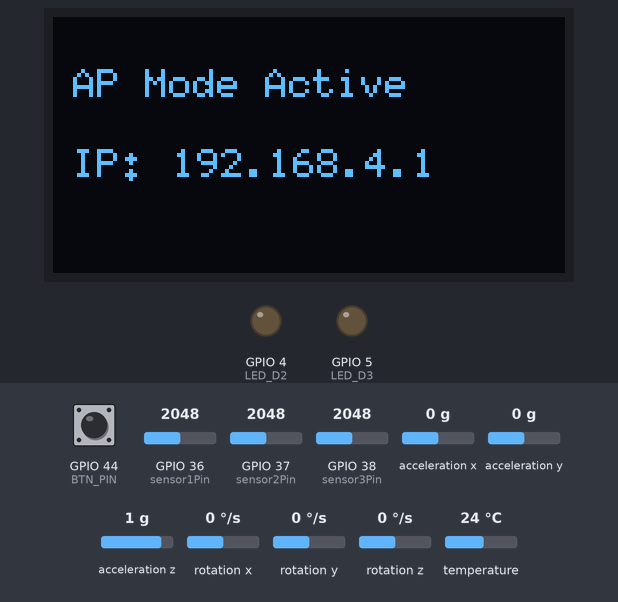
Bench run of a sketch on a simulated ESP32. Shown: 128×64 one-colour display, output pins drawn as LEDs (lit = HIGH). Inputs (shaded band) come from the test bench; at power-on: GPIO 44 (BTN_PIN) HIGH, GPIO 36 (sensor1Pin) = 2048, GPIO 37 (sensor2Pin) = 2048, GPIO 38 (sensor3Pin) = 2048, acceleration x 0 g, acceleration y 0 g, acceleration z 1 g, rotation x 0 °/s, rotation y 0 °/s, rotation z 0 °/s, temperature 24 °C. Storage starts empty; what the sketch prints to the serial monitor is not drawn.

Above: at 1.4 s.
1.5 s: GPIO 44 (BTN_PIN) pulled LOW for 0.15 s
3.1 s: GPIO 44 (BTN_PIN) pulled LOW for 1 s
At 21.3 s:
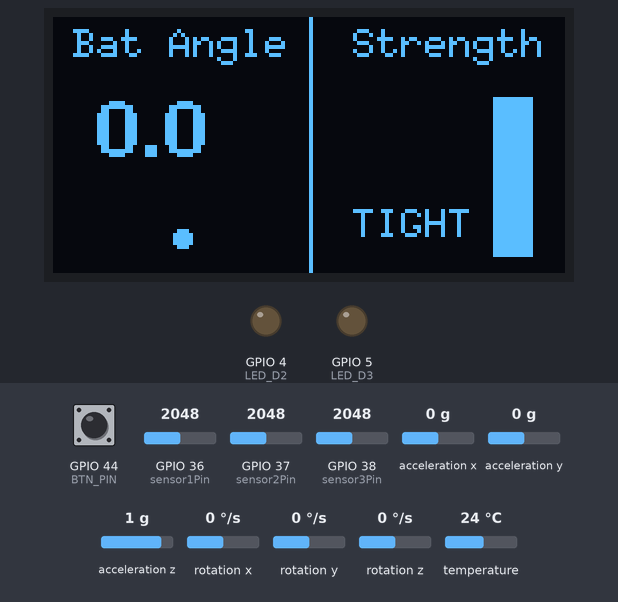
Timing chart, 0 to 21.7 s (numbered marks = the images above; inputs shaded):
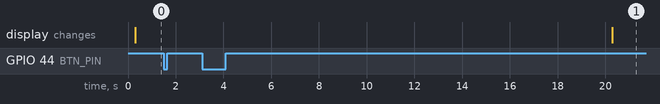

Measured:
- after the input at 1.5 s, every drawn part: stays the same

The sketch:

ESP_Chart_Web_Server.ino
```cpp
#include <WiFi.h>
#include <ESPAsyncWebServer.h>
#include <LittleFS.h>
#include <Wire.h>
#include <Adafruit_MPU6050.h>
#include <Adafruit_Sensor.h>
#include <U8g2lib.h>
#include <math.h>

// ---------------------------
// OLED SETUP (U8G2)
// ---------------------------
U8G2_SSD1306_128X64_NONAME_F_HW_I2C u8g2(U8G2_R0, U8X8_PIN_NONE);

// ---------------------------
// Wi-Fi Access Point (Hotspot)
// ---------------------------
AsyncWebServer server(80);
const char* apSSID = "SmartCricketBat";
const char* apPASS = "12345678";  // You can change this

// ---------------------------
// MPU6050 & Motion Variables
// ---------------------------
Adafruit_MPU6050 mpu;
float angleX = 0;
float alpha = 0.90;
unsigned long prevTime = 0;
unsigned long stableStartTime = 0;
bool isStable = false;
bool ledState = false;

// ---------------------------
// Thresholds
// ---------------------------
#define STABLE_ACCEL_LOW   -1.5
#define STABLE_ACCEL_HIGH   2
#define STABLE_TIME_REQUIRED 1500
#define ANGLE_LOW   -5
#define ANGLE_HIGH   5
const unsigned long blinkInterval = 300;
unsigned long previousBlink = 0;

// ---------------------------
// LED Indicators
// ---------------------------
#define LED_D2 4
#define LED_D3 5

// ---------------------------
// Button (Start/Stop)
// ---------------------------
#define BTN_PIN D7
String currentState = "STOP";
bool lastButtonState = HIGH;
unsigned long lastDebounceTime = 0;
const unsigned long debounceDelay = 50;

// ---------------------------
// Grip Sensors
// ---------------------------
const int numReadings = 10;
int readings1[numReadings];
int readings2[numReadings];
int readings3[numReadings];
int readIndex = 0;
int total1 = 0, total2 = 0, total3 = 0;
int average1 = 0, average2 = 0, average3 = 0;
int overallAverage = 0;

int sensor1Pin = A0;
int sensor2Pin = A1;
int sensor3Pin = A2;

// ---------------------------
// OLED Timer
// ---------------------------
unsigned long startTime = 0;
const unsigned long displayDuration = 20000;

// ---------------------------
// Helper Functions
// ---------------------------
String readGrip() {
  if (overallAverage > 1100) return "TIGHT";
  else if (overallAverage > 800) return "NORMAL";
  else if (overallAverage > 400) return "Loose";
  else return "Null";
}

int getGripLevelValue() {
  int val = map(overallAverage, 400, 1500, 0, 100);
  return constrain(val, 0, 100);
}

String readTotalAccel() {
  sensors_event_t a, g, temp;
  mpu.getEvent(&a, &g, &temp);
  float total = sqrt(pow(a.acceleration.x, 2) +
                     pow(a.acceleration.y, 2) +
                     pow(a.acceleration.z, 2));
  return String(total - 9.78, 3);
}

// ---------------------------
// SETUP
// ---------------------------
void setup() {
  Serial.begin(115200);
  delay(200);
  Serial.println("Initializing System...");

  // OLED Init
  u8g2.begin();
  u8g2.setFlipMode(1);

  // Button Init
  pinMode(BTN_PIN, INPUT_PULLUP);

  // MPU Setup
  if (!mpu.begin()) {
    Serial.println("Failed to find MPU6050. Check wiring!");
    while (1);
  }
  mpu.setAccelerometerRange(MPU6050_RANGE_8_G);
  mpu.setGyroRange(MPU6050_RANGE_500_DEG);
  mpu.setFilterBandwidth(MPU6050_BAND_10_HZ);
  Serial.println("MPU6050 connected!");

  // LEDs
  pinMode(LED_D2, OUTPUT);
  pinMode(LED_D3, OUTPUT);

  // Filesystem
  if (!LittleFS.begin()) {
    Serial.println("LittleFS Mount Failed");
    return;
  }

  // ---------------------------
  // Start Access Point (Hotspot)
  // ---------------------------
  WiFi.mode(WIFI_AP);
  WiFi.softAP(apSSID, apPASS);
  IPAddress IP = WiFi.softAPIP();
  Serial.print("Access Point Started! IP: ");
  Serial.println(IP);
  startTime = millis();

  // Initialize grip readings
  for (int i = 0; i < numReadings; i++) {
    readings1[i] = readings2[i] = readings3[i] = 0;
  }

  // ---------------------------
  // Web Server Routes
  // ---------------------------
  server.on("/", HTTP_GET, [](AsyncWebServerRequest *request) {
    request->send(LittleFS, "/index.html", "text/html");
  });

  server.on("/data", HTTP_GET, [](AsyncWebServerRequest *request) {
    String response = readTotalAccel() + "," + readGrip();
    request->send(200, "text/plain", response);
  });

  server.on("/state", HTTP_GET, [](AsyncWebServerRequest *request) {
    request->send(200, "text/plain", currentState);
  });

  DefaultHeaders::Instance().addHeader("Access-Control-Allow-Origin", "*");
  server.serveStatic("/", LittleFS, "/");
  server.begin();
  Serial.println("Server started!");

  prevTime = millis();
}

// ---------------------------
// LOOP
// ---------------------------
void loop() {
  // --- Button Logic ---
  int reading = digitalRead(BTN_PIN);
  if (reading != lastButtonState) lastDebounceTime = millis();

  if ((millis() - lastDebounceTime) > debounceDelay) {
    static bool buttonState = HIGH;
    if (reading != buttonState) {
      buttonState = reading;
      if (buttonState == LOW) {
        if (currentState == "STOP") currentState = "START";
        else currentState = "STOP";
        Serial.println("Button toggled: " + currentState);
      }
    }
  }
  lastButtonState = reading;

  // --- Sensor Readings ---
  sensors_event_t a, g, temp;
  mpu.getEvent(&a, &g, &temp);

  float accelMag = sqrt(a.acceleration.x * a.acceleration.x +
                        a.acceleration.y * a.acceleration.y +
                        a.acceleration.z * a.acceleration.z) - 10.8;

  unsigned long currentTime = millis();
  float dt = (currentTime - prevTime) / 1000.0;
  prevTime = currentTime;

  float accelAngleX = atan2(a.acceleration.y,
                            sqrt(a.acceleration.x * a.acceleration.x +
                                 a.acceleration.z * a.acceleration.z)) * (180.0 / PI);
  angleX = alpha * (angleX + g.gyro.x * dt) + (1 - alpha) * accelAngleX;

  // --- Grip Sensor Smoothing ---
  total1 -= readings1[readIndex];
  total2 -= readings2[readIndex];
  total3 -= readings3[readIndex];

  readings1[readIndex] = analogRead(sensor1Pin);
  readings2[readIndex] = analogRead(sensor2Pin);
  readings3[readIndex] = analogRead(sensor3Pin);

  total1 += readings1[readIndex];
  total2 += readings2[readIndex];
  total3 += readings3[readIndex];
  readIndex = (readIndex + 1) % numReadings;

  average1 = total1 / numReadings;
  average2 = total2 / numReadings;
  average3 = total3 / numReadings;
  overallAverage = (average1 + average2 + average3) / 3;
  Serial.println(overallAverage);


  // --- OLED Display ---
  u8g2.clearBuffer();

  if (millis() - startTime <= displayDuration) {
    u8g2.setFont(u8g2_font_6x10_tf);
    u8g2.drawStr(5, 20, "AP Mode Active");
    u8g2.drawStr(5, 40, "IP:");
    u8g2.setFont(u8g2_font_6x12_tf);
    u8g2.drawStr(30, 40, WiFi.softAPIP().toString().c_str());
  } else {
    u8g2.drawLine(64, 0, 64, 64);
    u8g2.setFont(u8g2_font_6x10_tf);
    u8g2.drawStr(5, 10, "Bat Angle");
    char angleStr[10];
    sprintf(angleStr, "%.1f", angleX);
    u8g2.setFont(u8g2_font_fub14_tf);
    u8g2.drawStr(10, 35, angleStr);

    int barCenter = 32;
    float limitedAngle = constrain(angleX, -40, 40);
    int barLength = map((int)limitedAngle, -40, 40, -25, 25);
    u8g2.drawLine(barCenter, 55, barCenter + barLength, 55);
    u8g2.drawDisc(barCenter, 55, 2);

    u8g2.setFont(u8g2_font_6x10_tf);
    u8g2.drawStr(75, 10, "Strength");
    int gripVal = getGripLevelValue();
    int barHeight = map(gripVal, 0, 100, 0, 40);
    int barY = 60 - barHeight;
    u8g2.drawFrame(110, 20, 10, 40);
    u8g2.drawBox(111, barY, 8, barHeight);
    u8g2.drawStr(75, 55, readGrip().c_str());
  }

  u8g2.sendBuffer();

  Serial.print("State: ");
  Serial.print(currentState);
  Serial.print(" | Accel: ");
  Serial.print(readTotalAccel());
  Serial.print(" | Grip: ");
  Serial.println(readGrip());

  delay(20);
}
```
